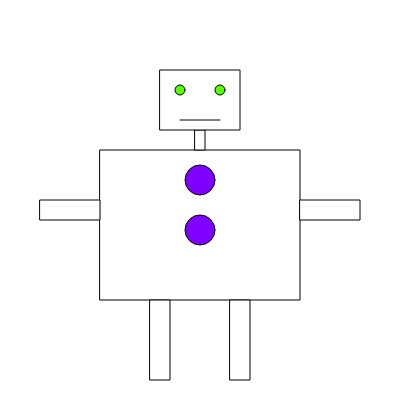
Frame 1 (no input)
Frame 60 (no input): identical to frame 1, image omitted
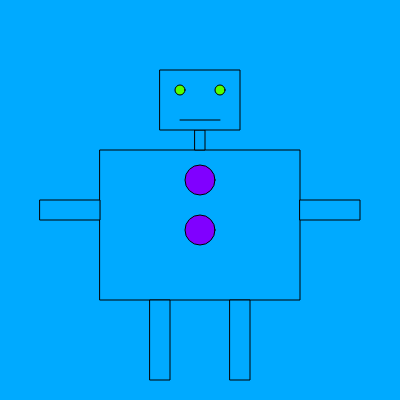
Frame 120 (the mouse pressed at the canvas centre since frame 60)

The p5.js sketch that drew these frames (run headless with seeded random() and noise() and a simulated clock; from frame 60 on, the mouse is pressed at the canvas centre):

// p5.js sketch
// ── sketch.js
var red;
function setup() {
  createCanvas(400, 400);
  colorMode(HSB);
}

function draw() {
  
  background(mouseX, mouseY,100);
  red = color(0,100,100);
  
  fill(red);
  
  			//The Body
  fill(mouseY,mouseX,100);
  rect(100,150,200,150); //Body
  rect(195,130,10,20);		//Head
  rect(160,70,80,60);   //Neck
  rect(150,300,20,80);  //Left leg
  rect(230,300,20,80);	//Right leg
  rect(40,200,60,20);  //Left hand
  rect(300,200,60,20);  //Right hand
  
  red = color(100,100,100);
  fill(red);
  
  		//Facial features 
ellipse(180,90,10)  //Left eye
ellipse(220,90,10)	//Right eye
line(180,120, 220,120) //Mouth
  
  red = color(270,200,100);
  fill(red);
  
  		//Body features
ellipse(200,180,30); //Button 1
ellipse(200,230,30); //Button 2

  
  
}
